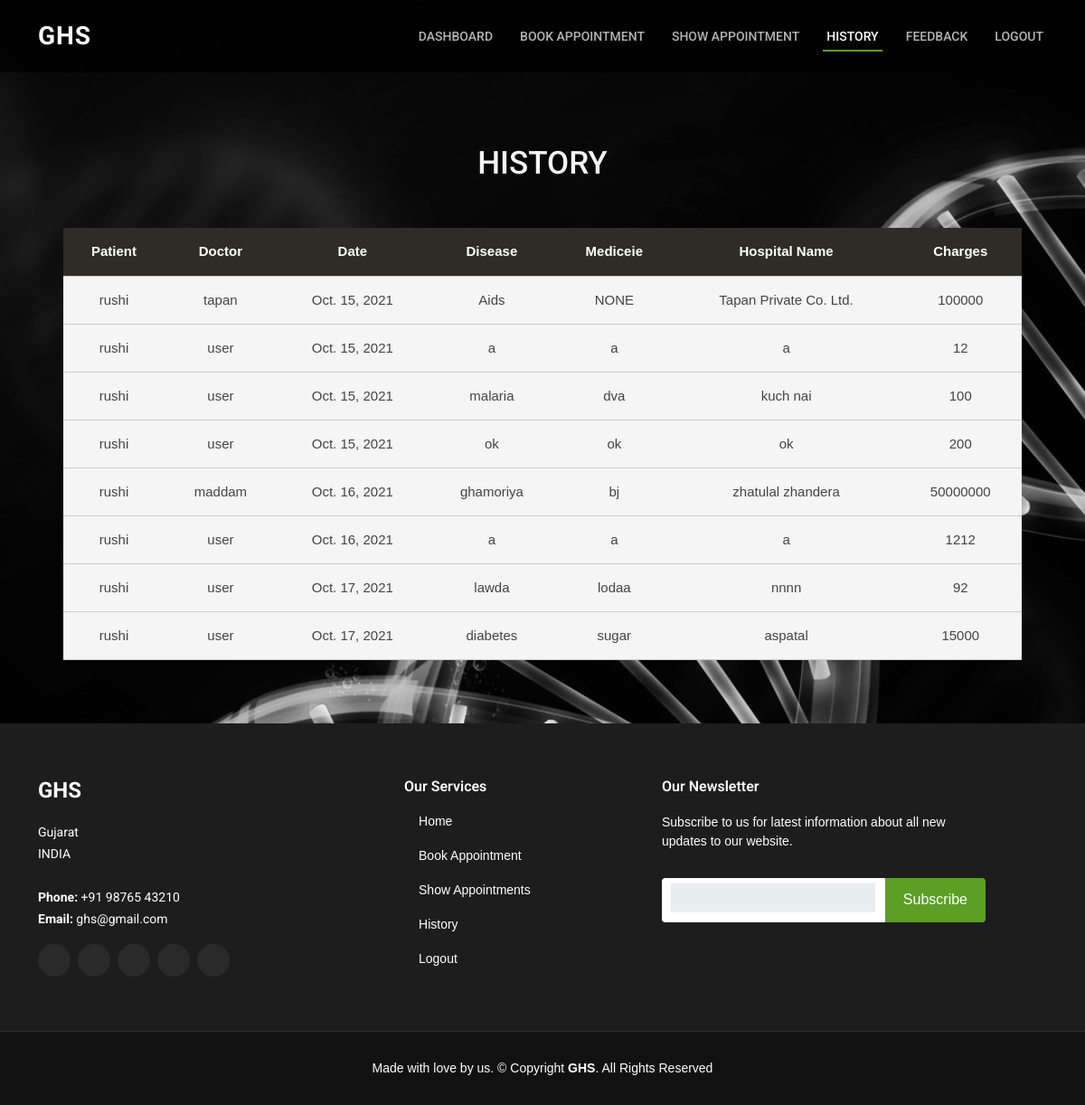
The page /history (signed in) on the database its author committed.
### ghsapp/models.py (models this page shows, shortened)
class History(models.Model):
    doctor = models.ForeignKey(
        User, on_delete=models.CASCADE, related_name='doctor')
    user = models.ForeignKey(
        User, on_delete=models.CASCADE, related_name='user')
    date = models.DateField(auto_now=True)
    disease = models.CharField(max_length=200)
    medicine = models.TextField()
    charges = models.PositiveIntegerField()
    hospital_name = models.CharField(max_length=70, blank=True)

### ghsapp/views.py (the view)
# urls.py: path('history', views.history, name='history'),
@login_required(login_url='error')
def history(request):
    users = History.objects.filter(user=request.user)
    context = {
        'users': users
    }
    try:
        doctorInfo.objects.get(doctor=request.user)
        return render(request, 'user/history.html', context)
    except:
        return render(request, 'history_user.html', context)

### templates/history_user.html (shortened to what this page needs)
<!DOCTYPE html>
<html>
<head>
    <link href="static/assets3/vendor/animate.css/animate.min.css" rel="stylesheet">
    <link href="static/assets3/vendor/bootstrap/css/bootstrap.min.css" rel="stylesheet">
    <link href="static/assets3/vendor/bootstrap-icons/bootstrap-icons.css" rel="stylesheet">
    <link href="static/assets3/vendor/boxicons/css/boxicons.min.css" rel="stylesheet">
    <link href="static/assets3/vendor/glightbox/css/glightbox.min.css" rel="stylesheet">
    <link href="static/assets3/vendor/swiper/swiper-bundle.min.css" rel="stylesheet">
    <link href="static/assets3/css/style.css" rel="stylesheet">
</head>
<body>
    <header id="header" class="d-flex align-items-center">
        <div class="container d-flex align-items-center justify-content-between">
            <h1 class="logo"><a href="{% url 'user_home' %}">GHS</a></h1>
            <nav id="navbar" class="navbar">
                <ul>
                    <li><a class="nav-link scrollto" href="{% url 'user_home' %}">Dashboard</a></li>
                    <li><a class="nav-link scrollto" href="{% url 'book_appointment' %}">Book Appointment</a></li>
                    <li><a class="nav-link scrollto" href="{% url 'show_appointment' %}">Show Appointment</a></li>
                    <li><a class="nav-link scrollto active" href="{% url 'history' %}">History</a></li>
                    <li><a class="nav-link scrollto" href="{% url 'feedback' %}">Feedback</a></li>
                    <li><a href="{% url 'signout' %}" class="btn-get-started scrollto">Logout</a></li>
                </ul>
            </nav>
        </div>
    </header>
    <div class="bikes" style="margin-top: 160px">
        <h1 style="color: whitesmoke;">HISTORY</h1>
        <table>
            <tr class="head">
                <th>Patient</th>
                <th>Doctor</th>
                <th>Date</th>
                <th>Disease</th>
                <th>Mediceie</th>
                <th>Hospital Name</th>
                <th>Charges</th>
            </tr>
            {% for user in users %}
            <tr class="clickable-row" href="{% url 'home'%}">
                <td>{{user.user}}</td>
                <td>{{user.doctor}}</td>
                <td>{{user.date}}</td>
                <td>{{user.disease}}</td>
                <td>{{user.medicine}}</td>
                <td>{{user.hospital_name}}</td>
                <td>{{user.charges}}</td>
            </tr>
            <tr>
                {% endfor %}
            </tr>
        </table>
    </div>
    <footer id="footer">
        <div class="footer-top">
            <div class="container">
                <div class="row">
                    <div class="col-lg-3 col-md-6">
                        <div class="footer-info">
                            <h3>GHS</h3>
                            <p>
                                Gujarat <br> INDIA<br><br>
                                <strong>Phone:</strong> +91 98765 43210<br>
                                <strong>Email:</strong> ghs@gmail.com<br>
                            </p>
                            <div class="social-links mt-3">
                                <a href="#" class="twitter"><i class="bx bxl-twitter"></i></a>
                                <a href="#" class="facebook"><i class="bx bxl-facebook"></i></a>
                                <a href="#" class="instagram"><i class="bx bxl-instagram"></i></a>
                                <a href="#" class="google-plus"><i class="bx bxl-skype"></i></a>
                                <a href="#" class="linkedin"><i class="bx bxl-linkedin"></i></a>
                            </div>
                        </div>
                    </div>
                    <div class="col-lg-3 col-md-6 footer-links" style="margin-left: 120px;">
                        <h4>Our Services</h4>
                        <ul>
                            <li><i class="bx bx-chevron-right"></i> <a href="{% url 'user_home' %}">Home</a></li>
                            <li><i class="bx bx-chevron-right"></i> <a href="{% url 'book_appointment' %}">Book
                                 Appointment</a></li>
                            <li><i class="bx bx-chevron-right"></i> <a href="{% url 'show_appointment' %}">
                                 Show
                                 Appointments</a></li>
                            <li><i class="bx bx-chevron-right"></i> <a href="{% url 'history' %}">History</a></li>
                            <li><i class="bx bx-chevron-right"></i> <a href="{% url 'signout' %}">Logout</a></li>
                        </ul>
                    </div>
                    <div class="col-lg-4 col-md-6 footer-newsletter">
                        <h4>Our Newsletter</h4>
                        <p>Subscribe to us for latest information about all new updates to our website.</p>
                        <form action="" method="post">
                            <input type="email" name="email"><input type="submit" value="Subscribe">
                        </form>
                    </div>
                </div>
            </div>
        </div>
        <div class="container">
            <div class="copyright"> Made with love by us. &copy; Copyright <strong><span>GHS</span></strong>. All Rights Reserved
            </div>
        </div>
    </footer>
</body>
</html>

### static/assets3/css/style.css (style rules this page uses)
body { font-family: "Open Sans", sans-serif; color: #444444; }
a { color: #5c9f24; text-decoration: none; }
h1, h2, h3, h4, h5, h6 { font-family: "Roboto", sans-serif; }
#header { background: rgba(0, 0, 0, 0.75); transition: all 0.5s; z-index: 997; height: 80px; }
#header .logo { font-size: 28px; margin: 0; padding: 0; line-height: 1; font-weight: 700; letter-spacing: 1px; text-transform: uppercase; }
#header .logo a { color: #fff; }
.navbar { padding: 0; }
.navbar ul { margin: 0; padding: 0; display: flex; list-style: none; align-items: center; }
.navbar li { position: relative; }
.navbar>ul>li { white-space: nowrap; padding: 10px 0 10px 22px; }
.navbar a, .navbar a:focus { display: flex; align-items: center; justify-content: space-between; padding: 0 4px; font-family: "Roboto", sans-serif; font-size: 14px; font-weight: 500; color: rgba(255, 255, 255, 0.7); white-space: nowrap; transition: 0.3s; text-transform: uppercase; position: relative; }
.navbar>ul>li>a:before { content: ""; position: absolute; width: 100%; height: 2px; bottom: -6px; left: 0; background-color: #5c9f24; visibility: hidden; width: 0px; transition: all 0.3s ease-in-out 0s; }
.navbar a:hover:before, .navbar li:hover>a:before, .navbar .active:before { visibility: visible; width: 100%; }
.navbar a:hover, .navbar .active, .navbar .active:focus, .navbar li:hover>a { color: #fff; }
#footer { background: #111111; padding: 0 0 30px 0; color: #fff; font-size: 14px; }
#footer .footer-top { background: #1d1d1d; border-bottom: 1px solid #2f2f2f; padding: 60px 0 30px 0; }
#footer .footer-top .footer-info { margin-bottom: 30px; }
#footer .footer-top .footer-info h3 { font-size: 24px; margin: 0 0 20px 0; padding: 2px 0 2px 0; line-height: 1; font-weight: 700; }
#footer .footer-top .footer-info p { font-size: 14px; line-height: 24px; margin-bottom: 0; font-family: "Roboto", sans-serif; color: #fff; }
#footer .footer-top .social-links a { font-size: 18px; display: inline-block; background: #2a2a2a; color: #fff; line-height: 1; padding: 8px 0; margin-right: 4px; border-radius: 50%; text-align: center; width: 36px; height: 36px; transition: 0.3s; }
#footer .footer-top h4 { font-size: 16px; font-weight: 600; color: #fff; position: relative; padding-bottom: 12px; }
#footer .footer-top .footer-links { margin-bottom: 30px; }
#footer .footer-top .footer-links ul { list-style: none; padding: 0; margin: 0; }
#footer .footer-top .footer-links ul i { padding-right: 2px; color: #8ed851; font-size: 18px; line-height: 1; }
#footer .footer-top .footer-links ul li { padding: 10px 0; display: flex; align-items: center; }
#footer .footer-top .footer-links ul li:first-child { padding-top: 0; }
#footer .footer-top .footer-links ul a { color: #fff; transition: 0.3s; display: inline-block; line-height: 1; }
#footer .footer-top .footer-newsletter form { margin-top: 30px; background: #fff; padding: 6px 10px; position: relative; border-radius: 4px; }
#footer .footer-top .footer-newsletter form input[type=email] { border: 0; padding: 4px; width: calc(100% - 110px); }
#footer .footer-top .footer-newsletter form input[type=submit] { position: absolute; top: 0; right: -2px; bottom: 0; border: 0; background: none; font-size: 16px; padding: 0 20px; background: #5c9f24; color: #fff; transition: 0.3s; border-radius: 0 4px 4px 0; }
#footer .copyright { text-align: center; padding-top: 30px; }

### rows shown on the page
History: user "rushi", doctor "tapan", date "Oct. 15, 2021", disease "Aids", medicine "NONE", hospital_name "Tapan Private Co. Ltd.", charges "100000"
History: user "rushi", doctor "user", date "Oct. 15, 2021", disease "a", medicine "a", hospital_name "a", charges "12"
History: user "rushi", doctor "user", date "Oct. 15, 2021", disease "malaria", medicine "dva", hospital_name "kuch nai", charges "100"
History: user "rushi", doctor "user", date "Oct. 15, 2021", disease "ok", medicine "ok", hospital_name "ok", charges "200"
History: user "rushi", doctor "maddam", date "Oct. 16, 2021", disease "ghamoriya", medicine "bj", hospital_name "zhatulal zhandera", charges "50000000"
History: user "rushi", doctor "user", date "Oct. 16, 2021", disease "a", medicine "a", hospital_name "a", charges "1212"
History: user "rushi", doctor "user", date "Oct. 17, 2021", disease "lawda", medicine "lodaa", hospital_name "nnnn", charges "92"
History: user "rushi", doctor "user", date "Oct. 17, 2021", disease "diabetes", medicine "sugar", hospital_name "aspatal", charges "15000"
